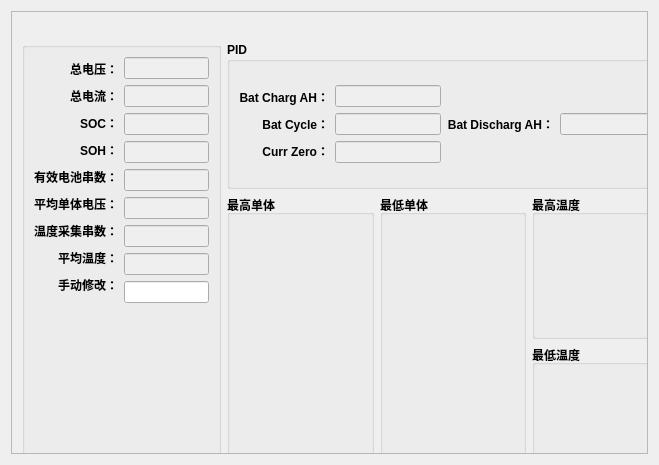
<?xml version="1.0" encoding="UTF-8"?>
<ui version="4.0">
 <class>BatSub</class>
 <widget class="QWidget" name="BatSub">
  <property name="geometry">
   <rect>
    <x>0</x>
    <y>0</y>
    <width>659</width>
    <height>465</height>
   </rect>
  </property>
  <property name="font">
   <font>
    <weight>75</weight>
    <bold>true</bold>
   </font>
  </property>
  <property name="windowTitle">
   <string>Form</string>
  </property>
  <layout class="QHBoxLayout" name="horizontalLayout_4">
   <item>
    <widget class="QScrollArea" name="scrollArea">
     <property name="widgetResizable">
      <bool>true</bool>
     </property>
     <property name="alignment">
      <set>Qt::AlignLeading|Qt::AlignLeft|Qt::AlignVCenter</set>
     </property>
     <widget class="QWidget" name="scrollAreaWidgetContents">
      <property name="geometry">
       <rect>
        <x>0</x>
        <y>0</y>
        <width>639</width>
        <height>445</height>
       </rect>
      </property>
      <widget class="QWidget" name="layoutWidget">
       <property name="geometry">
        <rect>
         <x>10</x>
         <y>30</y>
         <width>657</width>
         <height>447</height>
        </rect>
       </property>
       <layout class="QHBoxLayout" name="horizontalLayout_2" stretch="1,3">
        <property name="leftMargin">
         <number>0</number>
        </property>
        <item>
         <widget class="QGroupBox" name="groupBox">
          <property name="title">
           <string/>
          </property>
          <layout class="QVBoxLayout" name="verticalLayout_8" stretch="2,1">
           <item>
            <layout class="QHBoxLayout" name="horizontalLayout_3">
             <item>
              <layout class="QVBoxLayout" name="verticalLayout_4">
               <item>
                <widget class="QLabel" name="label">
                 <property name="sizePolicy">
                  <sizepolicy hsizetype="Preferred" vsizetype="Fixed">
                   <horstretch>0</horstretch>
                   <verstretch>0</verstretch>
                  </sizepolicy>
                 </property>
                 <property name="text">
                  <string>总电压：</string>
                 </property>
                 <property name="alignment">
                  <set>Qt::AlignRight|Qt::AlignTrailing|Qt::AlignVCenter</set>
                 </property>
                </widget>
               </item>
               <item>
                <widget class="QLabel" name="label_2">
                 <property name="sizePolicy">
                  <sizepolicy hsizetype="Preferred" vsizetype="Fixed">
                   <horstretch>0</horstretch>
                   <verstretch>0</verstretch>
                  </sizepolicy>
                 </property>
                 <property name="text">
                  <string>总电流：</string>
                 </property>
                 <property name="alignment">
                  <set>Qt::AlignRight|Qt::AlignTrailing|Qt::AlignVCenter</set>
                 </property>
                </widget>
               </item>
               <item>
                <widget class="QLabel" name="label_3">
                 <property name="sizePolicy">
                  <sizepolicy hsizetype="Preferred" vsizetype="Fixed">
                   <horstretch>0</horstretch>
                   <verstretch>0</verstretch>
                  </sizepolicy>
                 </property>
                 <property name="text">
                  <string>SOC：</string>
                 </property>
                 <property name="alignment">
                  <set>Qt::AlignRight|Qt::AlignTrailing|Qt::AlignVCenter</set>
                 </property>
                </widget>
               </item>
               <item>
                <widget class="QLabel" name="label_4">
                 <property name="sizePolicy">
                  <sizepolicy hsizetype="Preferred" vsizetype="Fixed">
                   <horstretch>0</horstretch>
                   <verstretch>0</verstretch>
                  </sizepolicy>
                 </property>
                 <property name="text">
                  <string>SOH：</string>
                 </property>
                 <property name="alignment">
                  <set>Qt::AlignRight|Qt::AlignTrailing|Qt::AlignVCenter</set>
                 </property>
                </widget>
               </item>
               <item>
                <widget class="QLabel" name="label_5">
                 <property name="sizePolicy">
                  <sizepolicy hsizetype="Preferred" vsizetype="Fixed">
                   <horstretch>0</horstretch>
                   <verstretch>0</verstretch>
                  </sizepolicy>
                 </property>
                 <property name="text">
                  <string>有效电池串数：</string>
                 </property>
                 <property name="alignment">
                  <set>Qt::AlignRight|Qt::AlignTrailing|Qt::AlignVCenter</set>
                 </property>
                </widget>
               </item>
               <item>
                <widget class="QLabel" name="label_6">
                 <property name="sizePolicy">
                  <sizepolicy hsizetype="Preferred" vsizetype="Fixed">
                   <horstretch>0</horstretch>
                   <verstretch>0</verstretch>
                  </sizepolicy>
                 </property>
                 <property name="text">
                  <string>平均单体电压：</string>
                 </property>
                 <property name="alignment">
                  <set>Qt::AlignRight|Qt::AlignTrailing|Qt::AlignVCenter</set>
                 </property>
                </widget>
               </item>
               <item>
                <widget class="QLabel" name="label_7">
                 <property name="sizePolicy">
                  <sizepolicy hsizetype="Preferred" vsizetype="Fixed">
                   <horstretch>0</horstretch>
                   <verstretch>0</verstretch>
                  </sizepolicy>
                 </property>
                 <property name="text">
                  <string>温度采集串数：</string>
                 </property>
                 <property name="alignment">
                  <set>Qt::AlignRight|Qt::AlignTrailing|Qt::AlignVCenter</set>
                 </property>
                </widget>
               </item>
               <item>
                <widget class="QLabel" name="label_8">
                 <property name="sizePolicy">
                  <sizepolicy hsizetype="Preferred" vsizetype="Fixed">
                   <horstretch>0</horstretch>
                   <verstretch>0</verstretch>
                  </sizepolicy>
                 </property>
                 <property name="text">
                  <string>平均温度：</string>
                 </property>
                 <property name="alignment">
                  <set>Qt::AlignRight|Qt::AlignTrailing|Qt::AlignVCenter</set>
                 </property>
                </widget>
               </item>
               <item>
                <widget class="QLabel" name="label_9">
                 <property name="sizePolicy">
                  <sizepolicy hsizetype="Preferred" vsizetype="Fixed">
                   <horstretch>0</horstretch>
                   <verstretch>0</verstretch>
                  </sizepolicy>
                 </property>
                 <property name="text">
                  <string>手动修改：</string>
                 </property>
                 <property name="alignment">
                  <set>Qt::AlignRight|Qt::AlignTrailing|Qt::AlignVCenter</set>
                 </property>
                </widget>
               </item>
              </layout>
             </item>
             <item>
              <layout class="QVBoxLayout" name="verticalLayout_7">
               <item>
                <widget class="QLineEdit" name="lineEdit">
                 <property name="enabled">
                  <bool>false</bool>
                 </property>
                 <property name="minimumSize">
                  <size>
                   <width>85</width>
                   <height>0</height>
                  </size>
                 </property>
                </widget>
               </item>
               <item>
                <widget class="QLineEdit" name="lineEdit_2">
                 <property name="enabled">
                  <bool>false</bool>
                 </property>
                 <property name="minimumSize">
                  <size>
                   <width>85</width>
                   <height>0</height>
                  </size>
                 </property>
                </widget>
               </item>
               <item>
                <widget class="QLineEdit" name="lineEdit_3">
                 <property name="enabled">
                  <bool>false</bool>
                 </property>
                 <property name="minimumSize">
                  <size>
                   <width>85</width>
                   <height>0</height>
                  </size>
                 </property>
                </widget>
               </item>
               <item>
                <widget class="QLineEdit" name="lineEdit_4">
                 <property name="enabled">
                  <bool>false</bool>
                 </property>
                 <property name="minimumSize">
                  <size>
                   <width>85</width>
                   <height>0</height>
                  </size>
                 </property>
                </widget>
               </item>
               <item>
                <widget class="QLineEdit" name="lineEdit_5">
                 <property name="enabled">
                  <bool>false</bool>
                 </property>
                 <property name="minimumSize">
                  <size>
                   <width>85</width>
                   <height>0</height>
                  </size>
                 </property>
                </widget>
               </item>
               <item>
                <widget class="QLineEdit" name="lineEdit_6">
                 <property name="enabled">
                  <bool>false</bool>
                 </property>
                 <property name="minimumSize">
                  <size>
                   <width>85</width>
                   <height>0</height>
                  </size>
                 </property>
                </widget>
               </item>
               <item>
                <widget class="QLineEdit" name="lineEdit_7">
                 <property name="enabled">
                  <bool>false</bool>
                 </property>
                 <property name="minimumSize">
                  <size>
                   <width>85</width>
                   <height>0</height>
                  </size>
                 </property>
                </widget>
               </item>
               <item>
                <widget class="QLineEdit" name="lineEdit_8">
                 <property name="enabled">
                  <bool>false</bool>
                 </property>
                 <property name="minimumSize">
                  <size>
                   <width>85</width>
                   <height>0</height>
                  </size>
                 </property>
                </widget>
               </item>
               <item>
                <widget class="QLineEdit" name="lineEdit_9">
                 <property name="enabled">
                  <bool>true</bool>
                 </property>
                 <property name="minimumSize">
                  <size>
                   <width>85</width>
                   <height>0</height>
                  </size>
                 </property>
                </widget>
               </item>
              </layout>
             </item>
            </layout>
           </item>
           <item>
            <widget class="QLabel" name="label_14">
             <property name="text">
              <string/>
             </property>
            </widget>
           </item>
          </layout>
         </widget>
        </item>
        <item>
         <layout class="QVBoxLayout" name="verticalLayout_2" stretch="1,2">
          <item>
           <widget class="QGroupBox" name="groupBox_2">
            <property name="title">
             <string>PID</string>
            </property>
            <layout class="QGridLayout" name="gridLayout">
             <item row="0" column="0">
              <layout class="QHBoxLayout" name="horizontalLayout_12">
               <item>
                <layout class="QVBoxLayout" name="verticalLayout_5">
                 <item>
                  <widget class="QLabel" name="label_10">
                   <property name="sizePolicy">
                    <sizepolicy hsizetype="Preferred" vsizetype="Fixed">
                     <horstretch>0</horstretch>
                     <verstretch>0</verstretch>
                    </sizepolicy>
                   </property>
                   <property name="text">
                    <string>Bat Charg AH：</string>
                   </property>
                   <property name="alignment">
                    <set>Qt::AlignRight|Qt::AlignTrailing|Qt::AlignVCenter</set>
                   </property>
                  </widget>
                 </item>
                 <item>
                  <widget class="QLabel" name="label_11">
                   <property name="sizePolicy">
                    <sizepolicy hsizetype="Preferred" vsizetype="Fixed">
                     <horstretch>0</horstretch>
                     <verstretch>0</verstretch>
                    </sizepolicy>
                   </property>
                   <property name="text">
                    <string>Bat Cycle：</string>
                   </property>
                   <property name="alignment">
                    <set>Qt::AlignRight|Qt::AlignTrailing|Qt::AlignVCenter</set>
                   </property>
                  </widget>
                 </item>
                 <item>
                  <widget class="QLabel" name="label_12">
                   <property name="sizePolicy">
                    <sizepolicy hsizetype="Preferred" vsizetype="Fixed">
                     <horstretch>0</horstretch>
                     <verstretch>0</verstretch>
                    </sizepolicy>
                   </property>
                   <property name="text">
                    <string>Curr Zero：</string>
                   </property>
                   <property name="alignment">
                    <set>Qt::AlignRight|Qt::AlignTrailing|Qt::AlignVCenter</set>
                   </property>
                  </widget>
                 </item>
                </layout>
               </item>
               <item>
                <layout class="QVBoxLayout" name="verticalLayout_6">
                 <item>
                  <widget class="QLineEdit" name="lineEdit_10">
                   <property name="enabled">
                    <bool>false</bool>
                   </property>
                   <property name="minimumSize">
                    <size>
                     <width>85</width>
                     <height>0</height>
                    </size>
                   </property>
                  </widget>
                 </item>
                 <item>
                  <widget class="QLineEdit" name="lineEdit_11">
                   <property name="enabled">
                    <bool>false</bool>
                   </property>
                   <property name="minimumSize">
                    <size>
                     <width>85</width>
                     <height>0</height>
                    </size>
                   </property>
                  </widget>
                 </item>
                 <item>
                  <widget class="QLineEdit" name="lineEdit_12">
                   <property name="enabled">
                    <bool>false</bool>
                   </property>
                   <property name="minimumSize">
                    <size>
                     <width>85</width>
                     <height>0</height>
                    </size>
                   </property>
                  </widget>
                 </item>
                </layout>
               </item>
              </layout>
             </item>
             <item row="0" column="1">
              <layout class="QHBoxLayout" name="horizontalLayout_15">
               <item>
                <widget class="QLabel" name="label_13">
                 <property name="sizePolicy">
                  <sizepolicy hsizetype="Preferred" vsizetype="Fixed">
                   <horstretch>0</horstretch>
                   <verstretch>0</verstretch>
                  </sizepolicy>
                 </property>
                 <property name="text">
                  <string>Bat Discharg AH：</string>
                 </property>
                 <property name="alignment">
                  <set>Qt::AlignRight|Qt::AlignTrailing|Qt::AlignVCenter</set>
                 </property>
                </widget>
               </item>
               <item>
                <widget class="QLineEdit" name="lineEdit_13">
                 <property name="enabled">
                  <bool>false</bool>
                 </property>
                 <property name="minimumSize">
                  <size>
                   <width>85</width>
                   <height>0</height>
                  </size>
                 </property>
                </widget>
               </item>
              </layout>
             </item>
            </layout>
           </widget>
          </item>
          <item>
           <layout class="QHBoxLayout" name="horizontalLayout">
            <item>
             <widget class="QGroupBox" name="groupBox_3">
              <property name="title">
               <string>最高单体</string>
              </property>
             </widget>
            </item>
            <item>
             <widget class="QGroupBox" name="groupBox_4">
              <property name="title">
               <string>最低单体</string>
              </property>
             </widget>
            </item>
            <item>
             <layout class="QVBoxLayout" name="verticalLayout">
              <item>
               <widget class="QGroupBox" name="groupBox_5">
                <property name="title">
                 <string>最高温度</string>
                </property>
               </widget>
              </item>
              <item>
               <widget class="QGroupBox" name="groupBox_6">
                <property name="title">
                 <string>最低温度</string>
                </property>
               </widget>
              </item>
             </layout>
            </item>
           </layout>
          </item>
         </layout>
        </item>
       </layout>
      </widget>
     </widget>
    </widget>
   </item>
  </layout>
 </widget>
 <resources/>
 <connections/>
</ui>
